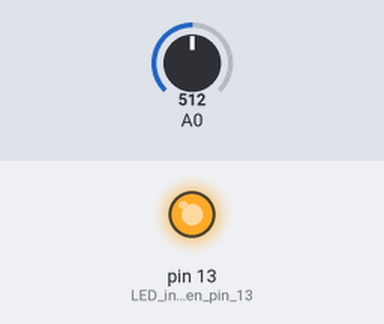
A sketch run on a simulated Arduino Uno, built with avr-gcc and run on an emulated ATmega328P. Parts: output pins drawn as LEDs (lit = HIGH). The inputs (shaded band) are chosen by the test bench; at power-on: A0 = 512. What the sketch prints to the serial monitor is not drawn.

Above: at 0.31 s.
At 1.2 s:
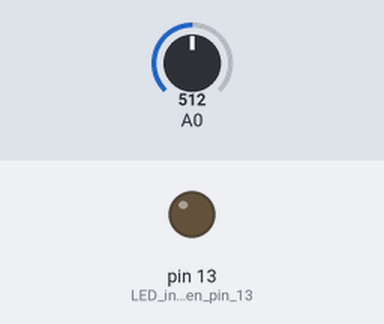
1.3 s: A0 set to 716
At 2.1 s:
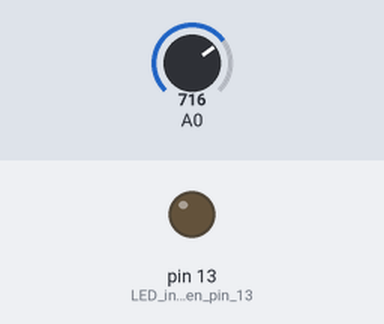
Timing chart, 0 to 4.3 s (numbered marks = the images above; inputs shaded):
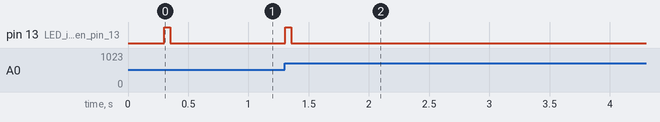

The sketch:

heart_beat_1.ino
```cpp
/*
  Capitulo 59 de Arduino desde cero en Español.
  Uso del modulo KY-039 para mostrar en monitor serie los latidos por minuto
  del corazon.

  https://www.youtube.com/c/BitwiseAr
  Autor: bitwiseAr

*/

float factor = 0.75;    // coeficiente para filtro pasa bajos
float maximo = 0.0;   // para almacenar valor maximo
int minimoEntreLatidos = 300; // 300 mseg. de tiempo minimo entre latidos
float valorAnterior = 500;  // para almacenar valor previo
int latidos = 0;    // contador de cantidad de latidos

void setup() {
  pinMode(13, OUTPUT);    // LED incorporado en pin 13 como salida
  Serial.begin(9600);   // inicializacion de monitor serie a 9600 bps
  Serial.println("Iniciando mediciones"); // texto a mostrar
}

void loop() {
  static unsigned long tiempoLPM = millis();  // tiempo Latidos Por Minuto con
            // valor actual devuelto por millis()
  static unsigned long entreLatidos = millis(); // tiempo entre Latidos con
            // valor actual devuelto por millis()

  int valorLeido = analogRead(A0);    // lectura de entrada analogica A0

  float valorFiltrado = factor * valorAnterior + (1 - factor) * valorLeido; // filtro pasa bajos
  float cambio = valorFiltrado - valorAnterior;   // diferencia entre valor filtrado y
              // valor anterior
  valorAnterior = valorFiltrado;    // actualiza valor anterior con valor filtrado

  if ((cambio >= maximo) && (millis() > entreLatidos + minimoEntreLatidos)) { // si cambio es
          // es mayor o igual a maximo y pasaron al menos 300 mseg.
    maximo = cambio;      // actualiza maximo con valor de cambo
    digitalWrite(13, HIGH);   // enciende LED incorporado
    entreLatidos = millis();    // actualiza variable entreLatidos con millis()
    latidos++;        // incrementa latidos en uno
  }
  else {        // condicion falsa del condicional
    digitalWrite(13, LOW);    // apaga LED incorporado
  }

  maximo = maximo * 0.97;   // carga maximo como el 97 por ciento de su propio
          // valor para dejar decaer y no perder pulsos

  if (millis() >= tiempoLPM + 15000) {    // si transcurrieron al menos 15 segundos
    Serial.print("Latidos por minuto: "); // muestra texto
    Serial.println(latidos * 4);    // muestra variable latidos multiplicado por 4
    latidos = 0;        // coloca contador de latidos en cero
    tiempoLPM = millis();     // actualiza variable con valor de millis()
  }

  delay(50);        // demora entre lecturas de entrada analogica
}
```

Measured:
- after the input at 1.3 s, pin 13 (LED_incorporado_en_pin_13): LOW → HIGH at once, → LOW 0.05 s later
